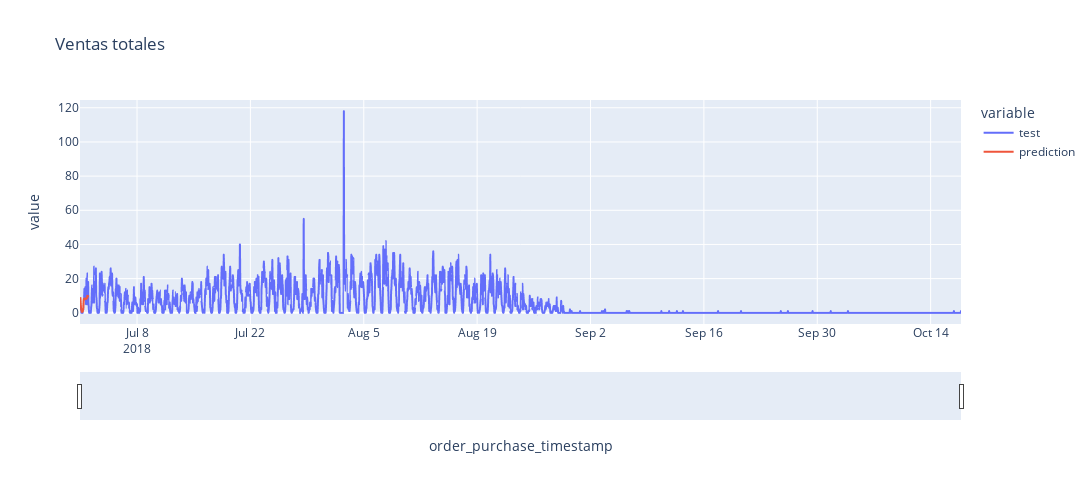

Here is the notebook cell this chart was saved with:
### Code cell
# Plot de predicciones interactivas
# ============================================================================
datos_plot = pd.DataFrame({
                'test': datos_test['cantidad_ventas'],
                'prediction': predicciones,
            })
datos_plot.index.name= 'order_purchase_timestamp'

fig = px.line(
    data_frame  = datos_plot.reset_index(),
    x           = 'order_purchase_timestamp',
    y           = datos_plot.columns,
    title       = 'Ventas totales',
    width       = 1200,
    height      = 500
)

fig.update_xaxes(rangeslider_visible=True)
fig.show()

### Figure 1 — Plotly figure (JSON) as saved in the notebook; plotly's stock layout.template omitted (floating-point values rounded to 4 significant figures; data arrays with more than 128 entries replaced by an {"elided": "..."} marker saying what was removed)
{"data": [{"hovertemplate": "variable=test<br>order_purchase_timestamp=%{x}<br>value=%{y}<extra></extra>", "legendgroup": "test", "line": {"color": "#636efa", "dash": "solid"}, "marker": {"symbol": "circle"}, "mode": "lines", "name": "test", "showlegend": true, "type": "scattergl", "x": {"elided": "2612 str values"}, "xaxis": "x", "y": {"elided": "2612 int values"}, "yaxis": "y"}, {"hovertemplate": "variable=prediction<br>order_purchase_timestamp=%{x}<br>value=%{y}<extra></extra>", "legendgroup": "prediction", "line": {"color": "#EF553B", "dash": "solid"}, "marker": {"symbol": "circle"}, "mode": "lines", "name": "prediction", "showlegend": true, "type": "scattergl", "x": {"elided": "2612 str values"}, "xaxis": "x", "y": {"elided": "2612 float values"}, "yaxis": "y"}], "layout": {"height": 500, "legend": {"title": {"text": "variable"}, "tracegroupgap": 0}, "title": {"text": "Ventas totales"}, "width": 1200, "xaxis": {"anchor": "y", "domain": [0, 1], "rangeslider": {"visible": true}, "title": {"text": "order_purchase_timestamp"}}, "yaxis": {"anchor": "x", "domain": [0, 1], "title": {"text": "value"}}}}
